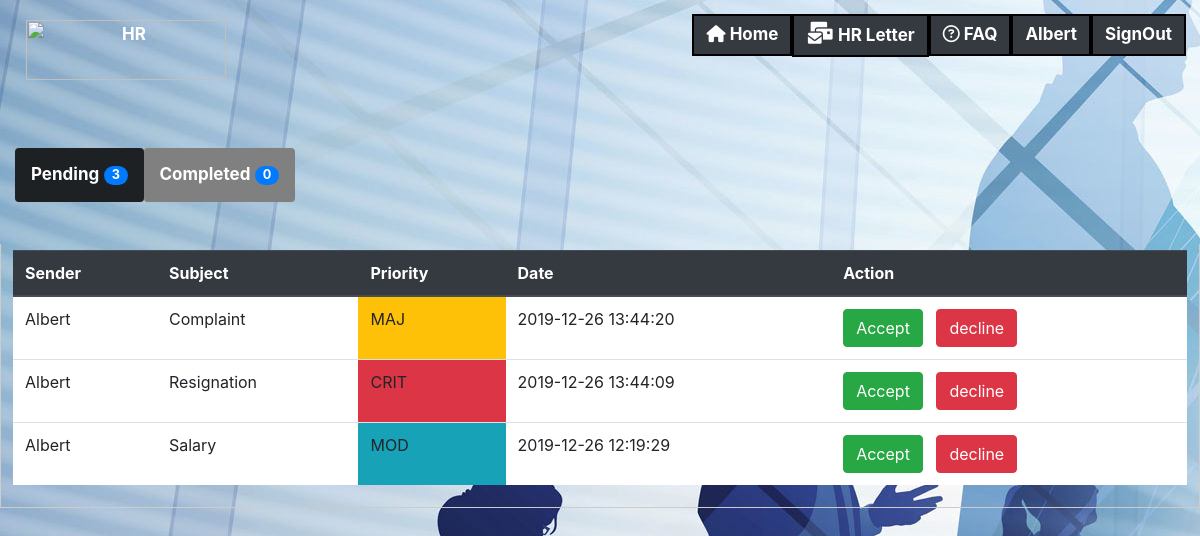
The app's page /HR_hrletter.php (signed in) with its own data.
### tables this page shows
CREATE TABLE `letters` (
  `ID` int(255) NOT NULL,
  `Sender` int(255) NOT NULL,
  `Subject` varchar(100) NOT NULL,
  `Priority` varchar(100) NOT NULL,
  `Description` text NOT NULL,
  `Attachment` mediumblob DEFAULT NULL,
  `Date` datetime(3) NOT NULL DEFAULT current_timestamp(3),
  `Shown` tinyint(1) DEFAULT 0,
  `Status` tinyint(1) DEFAULT NULL
);

CREATE TABLE `users` (
  `ID` int(255) NOT NULL,
  `Fname` varchar(256) NOT NULL,
  `Lname` varchar(256) NOT NULL,
  `Email` varchar(256) NOT NULL,
  `Password` varchar(256) NOT NULL,
  `Gender` varchar(22) NOT NULL,
  `DOB` date NOT NULL,
  `Job` varchar(6) NOT NULL DEFAULT 'Emp',
  `Picture` mediumblob NOT NULL,
  `Salary` decimal(65,0) DEFAULT NULL,
  `activate` int(2) NOT NULL DEFAULT 0,
  `Verify` int(2) NOT NULL DEFAULT 0
);

### HR_hrletter.php (the view, shortened to what this page needs)
<html>
<?php
session_start(); include "menu.php";
?>
<?php
	 $servername = "localhost";
$username = "root";
$password = "";
$dbname = "website";
$conn = new mysqli($servername, $username, $password, $dbname);
$result = mysqli_query($conn, "SELECT COUNT(*) AS `count` FROM `letters` WHERE Sender='".$_SESSION['ID']."' and   Shown='0'");
$row = mysqli_fetch_array($result);
$countsent = $row['count'];
$result = mysqli_query($conn, "SELECT COUNT(*) AS `count` FROM `letters` WHERE Sender='".$_SESSION['ID']."' and  Shown !='NULL'");
$row = mysqli_fetch_array($result);
$countinbox = $row['count'];
?>
<div id="side-nav-choose"  style="width:350px" class="row-sm-5 col" >
  <a class="btn btn-dark tablinks " onclick="opentab(event, 'Pending')" id="defaultOpen" href="#Pending"><b>Pending</b> <span class="badge badge-primary badge-pill"> <?= $countsent  ?></span></a>
  <a class="btn btn-dark tablinks " onclick="opentab(event, 'inbox')"href="#Inbox"><b>Completed</b> <span class="badge badge-primary badge-pill"><?= $countinbox ?></span></a>
 <br><br><br>
</div>
<br>
<div id='Pending' class="tabcontent">
 <?php
	 $servername = "localhost";
$username = "root";
$password = "";
$dbname = "website";
$conn = new mysqli($servername, $username, $password, $dbname);
$sql="select l.ID, l.Subject,l.Priority,u.Fname,l.Date from letters l inner join users u on l.Sender= u.ID where Shown=0 and Sender='".$_SESSION['ID']."' order by Date desc,Priority";
if($result = mysqli_query($conn, $sql)){
    if(mysqli_num_rows($result) > 0){
        echo "<table class='table table-hover'>";
            echo "<thead class='thead-dark' ><tr>";
               echo "<th>Sender</th>";
                echo "<th>Subject</th>";
                echo "<th>Priority</th>";
                echo "<th>Date</th>";
                echo "<th>Action</th>";
            echo "</tr>  </thead>";
        while($row = mysqli_fetch_array($result)){
            echo "<td>" . $row['Fname'] . "</td>";
                echo "<td>" . $row['Subject'] . "</td>";
                if($row['Priority']=="CRIT"){
                echo "<td class='bg-danger'     id='OpenElForm' >" . $row['Priority'] . "</td>";}
                if($row['Priority']=="MAJ"){
                    echo "<td class='bg-warning'>" . $row['Priority'] . "</td>";}
                    if($row['Priority']=="MOD"){
                        echo "<td class='bg-info'>" . $row['Priority'] . "</td>";}
                echo "<td>" . substr($row['Date'],0, 19) .  "</td>";
                echo "<td><button  class='btn btn-success'  name='send'>Accept</button>  &#160;      <button  class='btn btn-danger'  name='send'>decline</button> </td> ";
        }
        echo "</table>";
    } else{
        echo "No records matching your query were found.";
    }
} else{
    echo "ERROR: Could not able to execute $sql. " . mysqli_error($link);
}
?>
 </div>
</html>

### menu.php (shortened to what this page needs)
<html>
	<head>
	<link rel="stylesheet" href="https://stackpath.bootstrapcdn.com/bootstrap/4.3.1/css/bootstrap.min.css">
	</head>
	<body>
		<div class="topnav " >
			<?php
				if(!empty($_SESSION['ID']))
				{
					echo '<a  id="log"  href="home.php"><img src="WhirlpoolCorp-2017Logo_2C_B.png"
					style="width:200px; height:60px" title="HR" alt="HR"></a>';
					echo"<a class='bg-dark' href='SignOut.php'>SignOut</a>";
					echo "<a class='bg-dark' href='opor.php' >".$_SESSION['Fname']."</a>";
					echo "<a class='bg-dark' href='FQA2.php' > <i class='far fa-question-circle' ></i> FAQ</a>";
					echo "<a class='bg-dark' href='hrletter.php' ><i class='fas fa-mail-bulk' style='font-size:22px'></i>  HR Letter</a>";
					echo"<a class='bg-dark' href='home.php'><i class='fas fa-home' ></i> Home</a>";
				}
				?>
		</div>
		<br><br>
	</body>
</html>

### menu.php (style rules this page uses)
body { background-image: url("hr2.jpg"); background-color: #cccccc; }
.topnav { overflow:hidden; color: black ; font-size: 17px; padding: 14px 14px; }
.topnav a { font-weight: bold; float:right; display:block; color: white; background-color: white; border:2px solid black; text-align: center; padding: 6px 12px; text-decoration: none; font-size: 17px; }
#log { border:none; float:left; background-color:transparent; }

### HR_hrletter.php (style rules this page uses)
.table-hover { background-color:white; }
.tabcontent { display: none; padding: 6px 12px; border: 1px solid #ccc; border-top: none; }
.tablinks { overflow: hidden; border: 1px solid #ccc; background-color: grey; float: left; border: none; outline: none; cursor: pointer; padding: 14px 16px; transition: 0.3s; font-size: 17px; }

### records on screen
letters: Sender.Fname "Albert", Subject "Complaint", Priority "MAJ", Date "2019-12-26 13:44:20"
letters: Sender.Fname "Albert", Subject "Resignation", Priority "CRIT", Date "2019-12-26 13:44:09"
letters: Sender.Fname "Albert", Subject "Salary", Priority "MOD", Date "2019-12-26 12:19:29"

### other values on screen
$_SESSION['Fname'] "Albert"
$countsent "3"
$countinbox "0"
